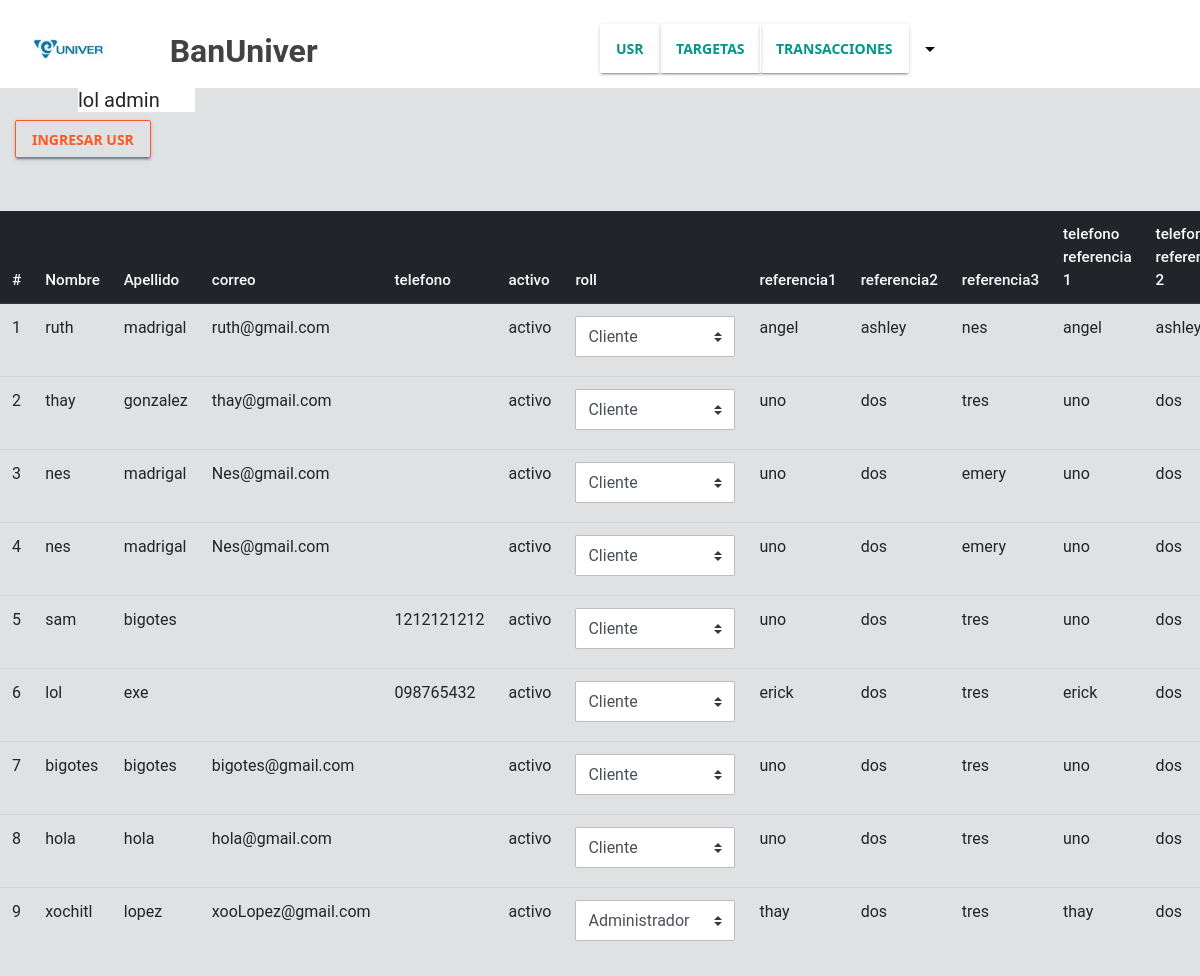
Screenshot of /modulos/paginas/usuarios.php (signed in) with the database file from the repository.
### tables this page shows
CREATE TABLE `cliente` (
  `id_cli` int(11) NOT NULL,
  `nom_cli` text NOT NULL,
  `ap_cli` text NOT NULL,
  `cor_cli` text NOT NULL,
  `telefono` text NOT NULL,
  `activo` int(1) NOT NULL,
  `roll` int(1) NOT NULL,
  `referencia1` text NOT NULL,
  `referencia2` text NOT NULL,
  `referencia3` text NOT NULL,
  `ref_tel1` text NOT NULL,
  `ref_tel2` text NOT NULL,
  `ref_tel3` text NOT NULL,
  `fecha_nacim` date NOT NULL,
  `genero` int(1) NOT NULL,
  `nip` int(4) NOT NULL
);

### modulos/config.php (called while the page is built, shortened)
<?php
    $raiz = "http://localhost/BanMod/";

### class/database.php (called while the page is built)
<?php
    class database{
        private $host = "localhost";
        private $usuario = "root";
        private $contrasenia = "";
        private $nombreDeLaBaseDeDatos = "BanUniver";
        public function obtenerConexion(){
            $conexion  = new PDO("mysql:host=$this->host;dbname=$this->nombreDeLaBaseDeDatos;charset=utf8;",$this->usuario, $this->contrasenia);
            $conexion->setAttribute(PDO::ATTR_ERRMODE,PDO::ERRMODE_EXCEPTION);
            return $conexion;
        }
    }

### class/consultas.php (called while the page is built, shortened)
<?php
    class consultas{
        public function getDataUser( $idUser ) {
            $sql = "SELECT nom_cli FROM cliente WHERE id_cli = '$idUser'";
            $response = null;
            try{
                $claseConexion = new database();
                $stmt = $claseConexion->obtenerConexion()->query($sql);
                $response  = $stmt->fetch();
            }catch(PDOEXCEPTION $e){
                $response =  '{"error":{"text":'. $e->getMessage() .'}}';
            }
            return $response;
        }
    }

### modulos/paginas/usuarios.php (the view, shortened to what this page needs)
<?php
    include '../config.php';
    include '../../class/database.php';
    include '../../class/consultas.php';
?>
<?php session_start();
$idUsr = $_SESSION['uid'];
?>
    <?php if(isset($_SESSION["uid"])): ?>
    <?php
            $claseConsultas = new consultas();
            $currentUser = $claseConsultas->getDataUser($_SESSION["uid"]);
        ?>
        <?php $titulo = $currentUser['nom_cli'].' admin'; $mostrarMenuRoot = true; include "../componentes/header-admin.php"; ?>
       <div class="col-12 float-left">
            <button type="button" class="btn  btn-raised btn-outline-warning font-family float-left" data-toggle="modal"
                                    data-target="#exampleModalLong">
                                    ingresar Usr
                                </button>
        </div>
        <div class="table-responsive">
            <table class="table mt-5">
            <thead class="thead-dark">
                <tr>
                <th scope="col">#</th>
                <th scope="col">Nombre</th>
                <th scope="col">Apellido</th>
                <th scope="col">correo</th>
                <th scope="col">telefono</th>
                <th scope="col">activo</th>
                <th scope="col">roll</th>
                <th scope="col">referencia1</th>
                <th scope="col">referencia2</th>
                <th scope="col">referencia3</th>
                <th scope="col"> telefono referencia 1</th>
                <th scope="col">telefono referencia 2</th>
                </tr>
            </thead>
            <tbody>
                <?php
                    $sql = "SELECT * FROM cliente WHERE id_cli != '$idUsr' ORDER BY `cliente`.`id_cli` ASC";
                            $claseConexion = new database();
                            $stmt = $claseConexion->obtenerConexion()->query($sql);
                            $datos = $stmt->fetchAll();
                            $cont = 1;
                ?>
                    <?php foreach($datos as $dato):?>
                        <tr>
                                <td><?php echo $cont++?></td>
                                <td><?php echo $dato['nom_cli']?></td>
                                <td><?php echo $dato['ap_cli']?></td>
                                <td><?php echo $dato['cor_cli']?></td>
                                <td><?php echo $dato['telefono']?></td>
                                <td><?php echo ($dato['activo'] === "1") ? 'activo' : 'no activo';?></td>
                                <td>
                                <select class="custom-select" style="width: 10rem;" id="select<?php echo $dato['id_cli'];?>"  onchange="cambiarRoll(this.value,<?php echo $dato['id_cli']?>)">
                                    <option value="1" <?php echo ($dato['roll'] == 1) ? 'selected' : ''; ?> >Cliente</option>
                                    <option value="2" <?php echo ($dato['roll'] == 2) ? 'selected' : '';  ?>>Administrador</option>
                                </select>  </td>
                                <td><?php echo $dato['referencia1']?></td>
                                <td><?php echo $dato['referencia2']?></td>
                                <td><?php echo $dato['referencia3']?></td>
                                <td><?php echo $dato['ref_tel1']?></td>
                                <td><?php echo $dato['ref_tel2']?></td>
                        </tr>
                    <?php endforeach;?>
            </tbody>
            </table>
        </div>
<?php include "../componentes/footer.php";?>
<?php else:?>
            <p>error 404</p>
    <?php endif;?>

### modulos/componentes/header-admin.php (shortened to what this page needs)
<!DOCTYPE html>
<head>
    <link rel="stylesheet" href="<?php echo $raiz;?>css/all.css">
    <link rel="stylesheet" href="<?php echo $raiz;?>css/bootstrap-material-design.css">
    <link rel="stylesheet" href="<?php echo $raiz;?>css/banco.css">
</head>
<body>
    <main class="bg-gris">
        <?php if( $mostrarMenuRoot ): ?>
        <ul class="nav menu-navegacion bg-color justify-content-center ">
            <div class="container-fluid">
                <div class="row bg-color">
                <div class="col-6 mt-2 text-center">
                        <img class="rounded float-left" src="<?php echo $raiz;?>img/univer.jpg" style="height: 5rem;" alt="">
                        <p class="text-dark font-weight-bold h2 mb-0 mt-4 ml-5 float-left">BanUniver</p>
                    </div>
                    <div class="col-6 mt-2">
                            <div class="row mt-3">
                            <button type="button" class="btn btn-raised font-family"><a href="../paginas/usuarios.php">Usr</a></button>
                                <button type="button" class="btn btn-raised font-family"><a href="../paginas/targetas.php">Targetas</a></button>
                                <button type="button" class="btn btn-raised font-family"><a href="../paginas/transacciones.php">Transacciones</a></button>
                                <li class="nav-item">
                                    <div class="dropdown">
                                        <button class="btn btn-secondary dropdown-toggle mas-opciones bg-" type="button"
                                            id="dropdownMenuButton" data-toggle="dropdown" aria-haspopup="true"
                                            aria-expanded="false"></button>
                                    </div>
                                </li>
                            </div>
                    </div>
                </div>
                <div class="col-2">
                        <p class="ml-5 h5" style="background: #FFF; "><?php echo $titulo;?></p>
                    </div>
            </div>
            <?php endif;?>

### css/banco.css (style rules this page uses)
.bg-color { background:#ffffff !important }
.bg-gris { background:#e9ebee }
.font-family { font-family:'Segoe UI',Tahoma,Geneva,Verdana,sans-serif;font-weight:bolder }
button.mas-opciones { color:rgb(12, 12, 12) !important;font-size:1.2rem;margin-top:.3rem }
ul.menu-navegacion { height:2rem; }

### rows the page displays
cliente: nom_cli "lol admin"
cliente: nom_cli "ruth", ap_cli "madrigal", cor_cli "ruth@gmail.com", activo "activo", roll+id_cli "Cliente", referencia1 "angel", referencia2 "ashley", referencia3 "nes", ref_tel1 "angel", ref_tel2 "ashley"
cliente: nom_cli "thay", ap_cli "gonzalez", cor_cli "thay@gmail.com", activo "activo", roll+id_cli "Cliente", referencia1 "uno", referencia2 "dos", referencia3 "tres", ref_tel1 "uno", ref_tel2 "dos"
cliente: nom_cli "nes", ap_cli "madrigal", cor_cli "Nes@gmail.com", activo "activo", roll+id_cli "Cliente", referencia1 "uno", referencia2 "dos", referencia3 "emery", ref_tel1 "uno", ref_tel2 "dos"
cliente: nom_cli "nes", ap_cli "madrigal", cor_cli "Nes@gmail.com", activo "activo", roll+id_cli "Cliente", referencia1 "uno", referencia2 "dos", referencia3 "emery", ref_tel1 "uno", ref_tel2 "dos"
cliente: nom_cli "sam", ap_cli "bigotes", telefono "1212121212", activo "activo", roll+id_cli "Cliente", referencia1 "uno", referencia2 "dos", referencia3 "tres", ref_tel1 "uno", ref_tel2 "dos"
cliente: nom_cli "lol", ap_cli "exe", telefono "098765432", activo "activo", roll+id_cli "Cliente", referencia1 "erick", referencia2 "dos", referencia3 "tres", ref_tel1 "erick", ref_tel2 "dos"
cliente: nom_cli "bigotes", ap_cli "bigotes", cor_cli "bigotes@gmail.com", activo "activo", roll+id_cli "Cliente", referencia1 "uno", referencia2 "dos", referencia3 "tres", ref_tel1 "uno", ref_tel2 "dos"
cliente: nom_cli "hola", ap_cli "hola", cor_cli "hola@gmail.com", activo "activo", roll+id_cli "Cliente", referencia1 "uno", referencia2 "dos", referencia3 "tres", ref_tel1 "uno", ref_tel2 "dos"
cliente: nom_cli "xochitl", ap_cli "lopez", cor_cli "xooLopez@gmail.com", activo "activo", roll+id_cli "Administrador", referencia1 "thay", referencia2 "dos", referencia3 "tres", ref_tel1 "thay", ref_tel2 "dos"
